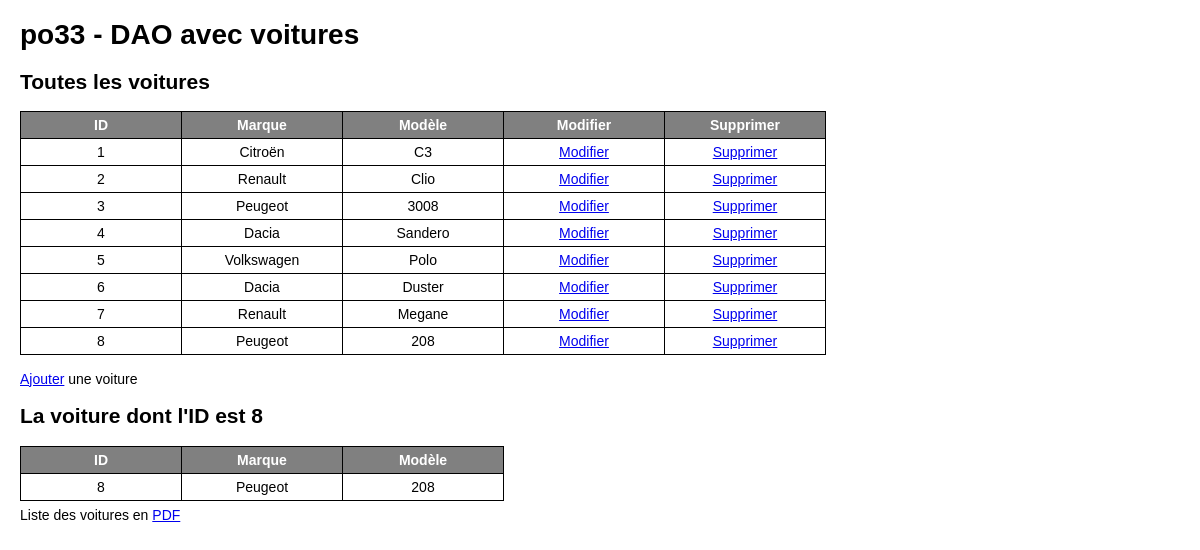
The page / on the database its author committed.
### tables this page shows
CREATE TABLE `voiture` (
  `id` int(11) NOT NULL,
  `marque` varchar(50) NOT NULL,
  `modele` varchar(50) NOT NULL
);

### classes/DAO.php (called while the page is built, shortened)
<?php
class DAO {
    function __construct() {
        $user = DB_USER;
        $password = DB_PASSWORD;
        $host = DB_HOST;
        $name = DB_NAME;
        $dsn = 'mysql:host=' . $host . ';dbname=' . $name;
        try {
            $pdo = new PDO($dsn, $user, $password, array(PDO::MYSQL_ATTR_INIT_COMMAND => "SET NAMES utf8"));
            $pdo->setAttribute(PDO::ATTR_ERRMODE, PDO::ERRMODE_EXCEPTION);
        } catch (PDOException $e) {
            echo("<p>Erreur lors de la connexion : " . $e->getMessage() . '<p>');
        }
        $this->pdo = $pdo;
    }
}

### classes/VoitureDAO.php (called while the page is built, shortened)
<?php
class VoitureDAO extends DAO {
    function find($id_voiture) {
        $sql = "SELECT * FROM voiture WHERE id=:id_voiture";
        try {
            $sth = $this->pdo->prepare($sql);
            $sth->execute(array(":id_voiture" => $id_voiture));
            $row = $sth->fetch(PDO::FETCH_ASSOC);
        } catch (PDOException $e) {
            throw new Exception("Erreur lors de la requête SQL : " . $e->getMessage());
        }
        $voiture = new Voiture($row);
        return $voiture;
    }
    function findAll() {
        $sql = "SELECT * FROM voiture";
        try {
            $sth = $this->pdo->prepare($sql);
            $sth->execute();
            $rows = $sth->fetchAll(PDO::FETCH_ASSOC);
        } catch (PDOException $e) {
            throw new Exception("Erreur lors de la requête SQL : " . $e->getMessage());
        }
        $voitures = array();
        foreach ($rows as $row) {
            $voitures[] = new Voiture($row);
        }
        return $voitures;
    }
}

### classes/Voiture.php (called while the page is built, shortened)
<?php
class Voiture {
  private $id=0;
  private $marque="???";
  private $modele="???";
  function get_id() {
    return $this->id;
  }
  function get_marque() {
    return $this->marque;
  }
  function get_modele() {
    return $this->modele;
  }
  function set_id($id) {
    $this->id = $id;
  }
  function set_marque($marque) {
    $this->marque = $marque;
  }
  function set_modele($modele) {
    $this->modele = $modele;
  }
  function hydrater(array $tableau) {
    foreach ($tableau as $cle => $valeur) {
      $methode = 'set_' . $cle;
    }
  }
}

### index.php (the view, shortened to what this page needs)
<?php
$voitureDAO = new VoitureDAO();
?>
<!DOCTYPE html>
<html>
<head>
<link rel="stylesheet" type="text/css" href="css/styles.css" />
</head>
<body>
<h1>po33 - DAO avec voitures</h1>
<h2>Toutes les voitures</h2>
<?php
$voitures = $voitureDAO->findAll();
echo "<table>";
echo "<tr>";
echo "<th>ID</th>";
echo "<th>Marque</th>";
echo "<th>Modèle</th>";
echo "<th>Modifier</th>";
echo "<th>Supprimer</th>";
echo "</tr>";
foreach ($voitures as $voiture) {
    echo "<tr>";
    echo "<td>" . $voiture->get_id() . "</td>";
    echo "<td>" . $voiture->get_marque() . "</td>";
    echo "<td>" . $voiture->get_modele() . "</td>";
    echo '<td><a href="modifier.php?id=' . $voiture->get_id() . '">Modifier</a></td>';
    echo '<td><a href="supprimer.php?id=' . $voiture->get_id() . '">Supprimer</a></td>';
    echo "</tr>";
}
echo "</table>";
echo '<td><a href="ajouter.php?id=' . $voiture->get_id() . '">Ajouter</a> une voiture</td>';
?>
<h2>La voiture dont l'ID est <?php echo $voiture->get_id() ?></h2>
<?php
$voiture = $voitureDAO->find($voiture->get_id());
echo "<table>";
echo "<tr>";
echo "<th>ID</th>";
echo "<th>Marque</th>";
echo "<th>Modèle</th>";
echo "</tr>";
echo "<tr>";
echo "<td>" . $voiture->get_id() . "</td>";
echo "<td>" . $voiture->get_marque() . "</td>";
echo "<td>" . $voiture->get_modele() . "</td>";
echo "</tr>";
echo "</table>";
?>
<p>Liste des voitures en <a href="page2.php">PDF</a></p>
</body>
</html>

### css/styles.css (style rules this page uses)
html { font-family: Verdana, Geneva, sans-serif; font-size : 14px; }
p { margin-top: 6px; margin-bottom: 4px; }
table, th, td { border-style: solid; border-width: 1px; border-color: black; border-collapse: collapse; }
body { margin-left:20px; }
th,td { font-family: Verdana, Geneva, sans-serif; font-size : 14px; width:150px; padding: 5px; text-align:center; }
th { background-color: grey; color: white; }
td { background-color: white; color: black; }

### rows shown on the page
voiture: id "1", marque "Citroën", modele "C3"
voiture: id "2", marque "Renault", modele "Clio"
voiture: id "3", marque "Peugeot", modele "3008"
voiture: id "4", marque "Dacia", modele "Sandero"
voiture: id "5", marque "Volkswagen", modele "Polo"
voiture: id "6", marque "Dacia", modele "Duster"
voiture: id "7", marque "Renault", modele "Megane"
voiture: id "8", marque "Peugeot", modele "208"
